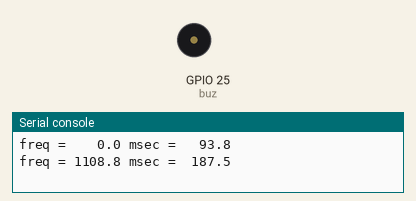
The program below on a simulated ESP32 board running MicroPython. On the bench: buzzer (waves = sounding), the last lines printed to the serial console. The interpreter's speed is modelled, so counts of loop turns are approximate; library files of the repository ran but are not shown: songs.py. At 8.9 s the program stops and its outputs stay as they are.

Above: at 0.27 s.
At 7.8 s:
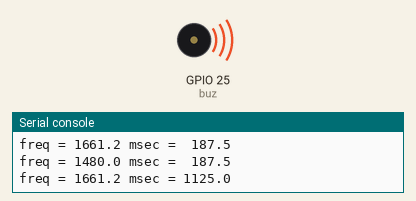
Timing chart, 0 to 10.3 s (numbered marks = the images above):
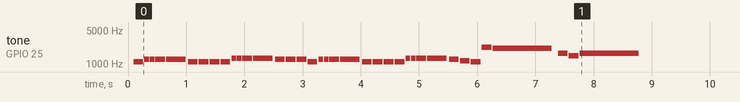

Measured:
- by itself, tone on GPIO 25 (buz): plays 1108 Hz for 0.17 s, 1244 Hz for 0.08 s, 1244 Hz for 0.08 s, 1244 Hz for 0.17 s, 1244 Hz for 0.34 s, 1108 Hz for 0.17 s … (37 notes in this stretch)

The program:

rtttl_player.py
```python
# TinyPICO RTTTL Player
# This should also work with any ESP32

from rtttl import RTTTL
import songs, time
from machine import Pin, PWM

# Setup a PWM reference to GPIO25 which is DAC1
buz = PWM(Pin(25), freq=550, duty=0)

# Change this to adjust the volume
pwm = 50

def play_tone(freq, msec):
    print('freq = {:6.1f} msec = {:6.1f}'.format(freq, msec))
    if freq > 0:
        buz.freq( int(freq) )
        buz.duty( int(pwm) )
    time.sleep_ms( int(msec * 0.9 ) )
    buz.duty(0)
    time.sleep_ms( int(msec * 0.1 ) )

def play(tune):
    try:
        for freq, msec in tune.notes():
            play_tone(freq, msec)
    except KeyboardInterrupt:
        play_tone(0, 0)

def play_song(search):
    play(RTTTL(songs.find(search)))

# play songs from songs.py
# play_song('Entertainer')

# play songs directly
play_song('Bond')

# play songs by passing RTTTL data directly
#play( RTTTL('Monty Python:d=8,o=5,b=180:d#6,d6,4c6,b,4a#,a,4g#,g,f,g,g#,4g,f,2a#,p,a#,g,p,g,g,f#,g,d#6,p,a#,a#,p,g,g#,p,g#,g#,p,a#,2c6,p,g#,f,p,f,f,e,f,d6,p,c6,c6,p,g#,g,p,g,g,p,g#,2a#,p,a#,g,p,g,g,f#,g,g6,p,d#6,d#6,p,a#,a,p,f6,f6,p,f6,2f6,p,d#6,4d6,f6,f6,e6,f6,4c6,f6,f6,e6,f6,a#,p,a,a#,p,a,2a#') )
```

rtttl.py
```python
# You can find a description of RTTTL here: https://en.wikipedia.org/wiki/Ring_Tone_Transfer_Language

NOTE = [
    440.0,	# A
    493.9,	# B or H
    261.6,	# C
    293.7,	# D
    329.6,	# E
    349.2,  # F
    392.0,	# G
    0.0,    # pad

    466.2,	# A#
    0.0,
    277.2,	# C#
    311.1,	# D#
    0.0,
    370.0,	# F#
    415.3,	# G#
    0.0,
]

class RTTTL:

    def __init__(self, tune):
        tune_pieces = tune.split(':')
        if len(tune_pieces) != 3:
            raise ValueError('tune should contain exactly 2 colons')
        self.tune = tune_pieces[2]
        self.tune_idx = 0
        self.parse_defaults(tune_pieces[1])

    def parse_defaults(self, defaults):
        # Example: d=4,o=5,b=140
        val = 0
        id = ' '
        for char in defaults:
            char = char.lower()
            if char.isdigit():
                val *= 10
                val += ord(char) - ord('0')
                if id == 'o':
                    self.default_octave = val
                elif id == 'd':
                    self.default_duration = val
                elif id == 'b':
                    self.bpm = val
            elif char.isalpha():
                id = char
                val = 0
        # 240000 = 60 sec/min * 4 beats/whole-note * 1000 msec/sec
        self.msec_per_whole_note = 240000.0 / self.bpm

    def next_char(self):
        if self.tune_idx < len(self.tune):
            char = self.tune[self.tune_idx]
            self.tune_idx += 1
            if char == ',':
                char = ' '
            return char
        return '|'

    def notes(self):
        """Generator which generates notes. Each note is a tuple where the
           first element is the frequency (in Hz) and the second element is
           the duration (in milliseconds).
        """
        while True:
            # Skip blank characters and commas
            char = self.next_char()
            while char == ' ':
                char = self.next_char()

            # Parse duration, if present. A duration of 1 means a whole note.
            # A duration of 8 means 1/8 note.
            duration = 0
            while char.isdigit():
                duration *= 10
                duration += ord(char) - ord('0')
                char = self.next_char()
            if duration == 0:
                duration = self.default_duration

            if char == '|': # marker for end of tune
                return

            note = char.lower()
            if note >= 'a' and note <= 'g':
                note_idx = ord(note) - ord('a')
            elif note == 'h':
                note_idx = 1    # H is equivalent to B
            else:
                note_idx = 7    # pause
            char = self.next_char()

            # Check for sharp note
            if char == '#':
                note_idx += 8
                char = self.next_char()

            # Check for duration modifier before octave
            # The spec has the dot after the octave, but some places do it
            # the other way around.
            duration_multiplier = 1.0
            if char == '.':
                duration_multiplier = 1.5
                char = self.next_char()

            # Check for octave
            if char >= '4' and char <= '7':
                octave = ord(char) - ord('0')
                char = self.next_char()
            else:
                octave = self.default_octave

            # Check for duration modifier after octave
            if char == '.':
                duration_multiplier = 1.5
                char = self.next_char()

            freq = NOTE[note_idx] * (1 << (octave - 4))
            msec = (self.msec_per_whole_note / duration) * duration_multiplier

            #print('note ', note, 'duration', duration, 'octave', octave, 'freq', freq, 'msec', msec)

            yield freq, msec
```
